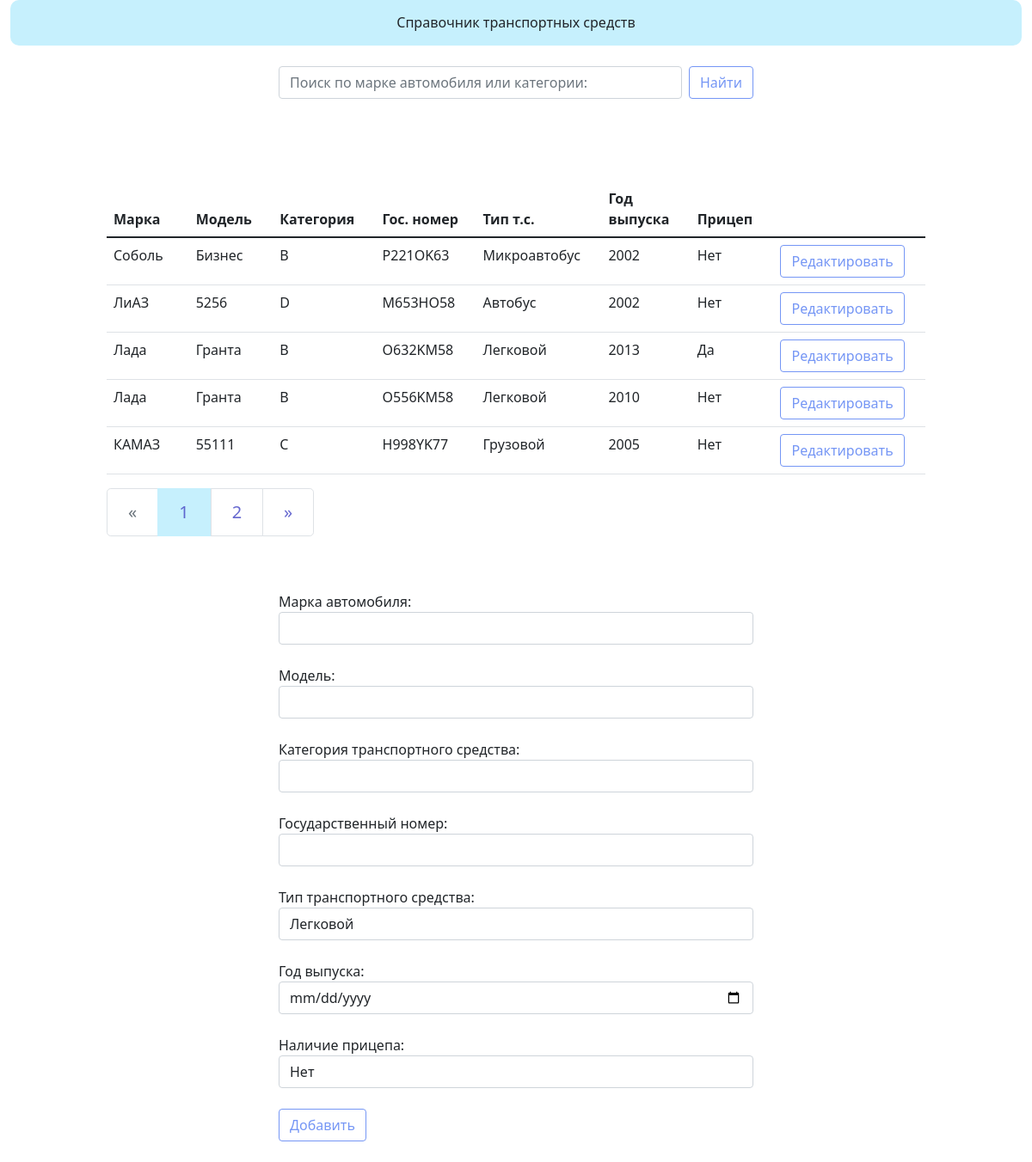
The page / on the database its author committed.
### models.py (models this page shows)
class Cars(db.Model):
    id = db.Column(db.Integer, primary_key=True)
    car_brand = db.Column(db.String(100))   # марка автомобиля
    car_model = db.Column(db.String(100))   # модель
    category = db.Column(db.String(100))    # категория ТС
    car_license_plate = db.Column(db.String(20), unique=True)   # государственный номер
    car_type = db.Column(db.String(100))    # тип ТС
    release_year = db.Column(db.DateTime())    # год выпуска
    trailer = db.Column(db.String(5))    # наличие прицепа

### view.py (the view, shortened to what this page needs)
@app.route('/', methods=['POST', 'GET'])
def index():
    form = CarsForm()
    page = request.args.get('page')
    if page and page.isdigit():
        page = int(page)
    else:
        page = 1
    search = request.args.get('search')
    if search:
        cars = Cars.query.filter(Cars.car_brand.contains(search) | Cars.category.contains(search)).order_by(Cars.car_brand.desc())
    else:
        cars = Cars.query.order_by(Cars.car_brand.desc())
    pages = cars.paginate(page=page, per_page=5)
    car_id = request.args.get('id')
    return render_template('index.html', form=form, pages=pages, search=search)

### form.py
class CarsForm(FlaskForm):
    car_brand = StringField('Марка автомобиля: ', validators=[InputRequired()])
    car_model = StringField('Модель: ', validators=[InputRequired()])
    category = StringField('Категория транспортного средства: ', validators=[InputRequired()])
    car_license_plate = StringField('Государственный номер: ', validators=[InputRequired()])
    car_type = SelectField('Тип транспортного средства: ', choices=[('Легковой', 'Легковой'),
                                                                    ('Грузовой', 'Грузовой'),
                                                                    ('Микроавтобус ', 'Микроавтобус '),
                                                                    ('Автобус', 'Автобус'),
                                                                    ('Автомобиль - тягач', 'Автомобиль - тягач')
                                                                    ])
    release_year = DateField('Год выпуска: ', validators=[InputRequired()])
    trailer = SelectField('Наличие прицепа: ', choices=[('Нет', 'Нет'), ('Да', 'Да')])

### templates/index.html (shortened to what this page needs)
{% extends 'base.html' %}
{% block search %}
    <form class="d-flex" action="{{ url_for('index')}}" method="GET">
    <input class="form-control me-2" type="search" placeholder="Поиск по марке автомобиля или категории:" aria-label="Search" name="search" value="{{ request.args.get('search', '') }}">
    <button class="btn btn-outline-success" type="submit">Найти</button>
    </form>
{% endblock %}
{% block content %}
<table class="table">
    <thead>
    <tr>
        <th scope="col">Марка</th>
        <th scope="col">Модель</th>
        <th scope="col">Категория</th>
        <th scope="col">Гос. номер</th>
        <th scope="col">Тип т.с.</th>
        <th scope="col">Год выпуска</th>
        <th scope="col">Прицеп</th>
    </tr>
    </thead>
    <tbody>
    {% for car in pages.items %}
    <tr>
        <td class="col-1">{{ car.car_brand }}</td>
        <td class="col-1">{{ car.car_model }}</td>
        <td class="col-1">{{ car.category }}</td>
        <td class="col-1">{{ car.car_license_plate }}</td>
        <td class="col-1">{{ car.car_type }}</td>
        <td class="col-1">{{ car.release_year.strftime("%Y") }}</td>
        <td class="col-1">{{ car.trailer }}</td>
        <td class="col-1">
            <button id={{car.id}}
                    class="btn btn-outline-success"
                    onclick='window.location.href="{{ url_for('index', id=car.id) }}"' method="PUT">
                    Редактировать
            </button>
        </td>
    </tr>
    {% endfor %}
    </tbody>
</table>
<nav aria-label="Page navigation example">
    <ul class="pagination pagination-lg">
        <li {% if not pages.has_prev %} class="page-item disabled"  {% endif %}>
            <a class="page-link" href="{{ url_for('index', search=search, page=pages.prev_num) }}"
               aria-label="Previous">
                <span aria-hidden="true">&laquo;</span>
            </a>
        </li>
        {% for page in pages.iter_pages(left_edge=2,right_edge=2,left_current=1, right_current=2) %}
        {% if page %}
        <li {% if page == pages.page %} class="page-item active" {% endif %}>
            <a class="page-link" href="{{ url_for('index', search=search, page=page) }}">{{ page }}</a>
        </li>
        {% else %}
        <li class="page-item"><a class="page-link">...</a></li>
        {% endif %}
        {% endfor %}
        <li {% if pages.has_next %} class="page-item"  {% else %} class="page-item disabled" {% endif %}>
            <a class="page-link"  href="{{ url_for('index',search=search, page=pages.next_num) }}"
               aria-label="Next">
                <span aria-hidden="true">&raquo;</span>
            </a>
        </li>
    </ul>
</nav>
{% endblock %}
{% block form %}
<form action="{{ url_for('index')}}" method="POST">
    {% for field in form if field.name not in ['csrf_token'] %}
        {{ field.label(class="control-label") }}
        {{ field(class="form-control") }}<br>
    {% endfor %}
    <button type="submit" class="btn btn-outline-success">Добавить</button>
</form>
{% endblock %}

### templates/base.html (shortened to what this page needs)
<!DOCTYPE html>
<html lang="ru">
    <head>
        <link rel="stylesheet" href="{{ url_for('static', filename='bootstrap/css/bootstrap.min.css') }}">
        <link rel="stylesheet" href="{{ url_for('static', filename='/css/style.css') }}">
    </head>
    <body>
        <div class="container-fluid">
            <nav class="navbar navbar-expand-sm navbar navbar-light">
                <div class="collapse navbar-collapse" id="navbarSupportedContent">
                    <div class="container text-center">Справочник транспортных средств</div>
                </div>
            </nav>
        </div>
        <div class="mx-auto p-4 col-6">
            {% block search %}
            {% endblock %}
        </div>
        <div class="mx-auto p-4 col-6">
        </div>
        <div class="container mx-auto p-4 col-10">
            {% block content %}
            {% endblock %}
        </div>
        <div class="container mx-auto p-4 col-6">
            {% block form %}
            {% endblock %}
        </div>
    </body>
</html>

### static/css/style.css (style rules this page uses)
.navbar-light { border-radius: 10px; background-color: #c6f0fd; padding-top: 0.9rem; padding-bottom: 0.9rem; }
.btn-outline-success { color: #7596f5; border-color: #7596f5; }
.page-item.active .page-link { color: #4b4ec7d9; background-color: #c6f0fd; border-color: #c6f0fd; }
.page-link { position: relative; display: block; color: #4b4ec7d9; }
a { color:#27d2e3 }

### rows shown on the page
Cars: car_brand "Соболь", car_model "Бизнес", category "B", car_license_plate "P221OK63", car_type "Микроавтобус", release_year "2002", trailer "Нет"
Cars: car_brand "ЛиАЗ", car_model "5256", category "D", car_license_plate "M653HO58", car_type "Автобус", release_year "2002", trailer "Нет"
Cars: car_brand "Лада", car_model "Гранта", category "B", car_license_plate "O632KM58", car_type "Легковой", release_year "2013", trailer "Да"
Cars: car_brand "Лада", car_model "Гранта", category "B", car_license_plate "O556KM58", car_type "Легковой", release_year "2010", trailer "Нет"
Cars: car_brand "КАМАЗ", car_model "55111", category "C", car_license_plate "H998YK77", car_type "Грузовой", release_year "2005", trailer "Нет"

### other values the page prints
{{ page }} "1" "2"
{{ field.label(class="control-label") }} "Марка автомобиля:" "Модель:" "Категория транспортного средства:" "Государственный номер:" "Тип транспортного средства:" "Год выпуска:" "Наличие прицепа:"
